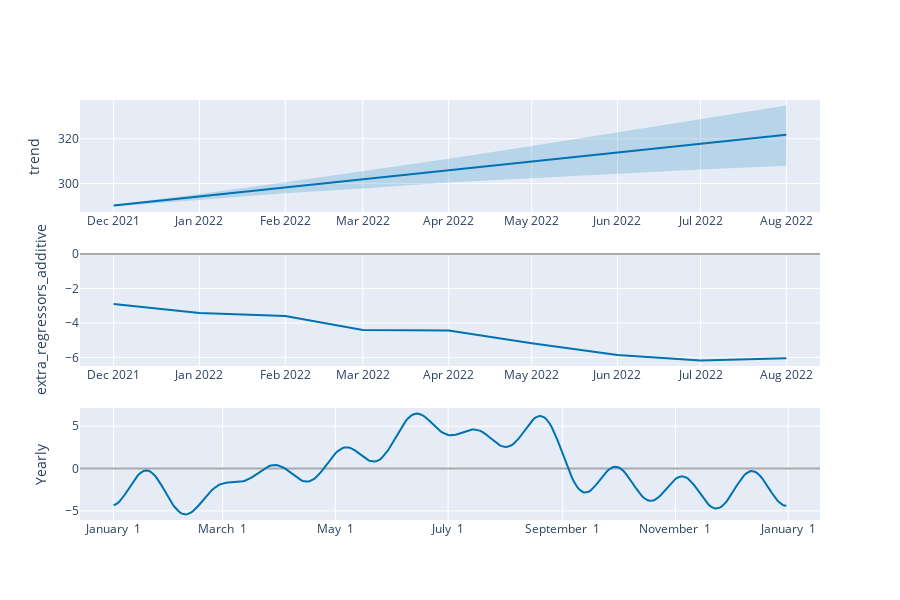

Notebook source saved alongside this figure:
### Code cell
# Plotting components against predicted data
plot_components_plotly(model_new, prediction)

### Figure 1 — Plotly figure (JSON) as saved in the notebook; plotly's stock layout.template omitted (floating-point values rounded to 4 significant figures; data arrays with more than 128 entries replaced by an {"elided": "..."} marker saying what was removed)
{"data": [{"line": {"color": "#0072B2", "width": 2}, "mode": "lines", "name": "trend", "type": "scatter", "x": ["2021-12-01T00:00:00", "2022-01-01T00:00:00", "2022-02-01T00:00:00", "2022-03-01T00:00:00", "2022-04-01T00:00:00", "2022-05-01T00:00:00", "2022-06-01T00:00:00", "2022-07-01T00:00:00", "2022-08-01T00:00:00"], "xaxis": "x", "y": [290.2, 294.2, 298.2, 301.9, 305.9, 309.8, 313.8, 317.7, 321.8], "yaxis": "y"}, {"line": {"color": "rgba(0, 114, 178, 0.2)", "width": 0}, "mode": "lines", "name": "trend_upper", "type": "scatter", "x": ["2021-12-01T00:00:00", "2022-01-01T00:00:00", "2022-02-01T00:00:00", "2022-03-01T00:00:00", "2022-04-01T00:00:00", "2022-05-01T00:00:00", "2022-06-01T00:00:00", "2022-07-01T00:00:00", "2022-08-01T00:00:00"], "xaxis": "x", "y": [290.5, 295.3, 300.6, 305.5, 311.1, 316.8, 322.9, 328.7, 334.8], "yaxis": "y"}, {"fill": "tonexty", "fillcolor": "rgba(0, 114, 178, 0.2)", "line": {"color": "rgba(0, 114, 178, 0.2)", "width": 0}, "mode": "lines", "name": "trend_lower", "type": "scatter", "x": ["2021-12-01T00:00:00", "2022-01-01T00:00:00", "2022-02-01T00:00:00", "2022-03-01T00:00:00", "2022-04-01T00:00:00", "2022-05-01T00:00:00", "2022-06-01T00:00:00", "2022-07-01T00:00:00", "2022-08-01T00:00:00"], "xaxis": "x", "y": [289.8, 292.9, 295.7, 297.8, 300.4, 302.4, 304.4, 306.2, 308.0], "yaxis": "y"}, {"line": {"color": "#0072B2", "width": 2}, "mode": "lines", "name": "extra_regressors_additive", "type": "scatter", "x": ["2021-12-01T00:00:00", "2022-01-01T00:00:00", "2022-02-01T00:00:00", "2022-03-01T00:00:00", "2022-04-01T00:00:00", "2022-05-01T00:00:00", "2022-06-01T00:00:00", "2022-07-01T00:00:00", "2022-08-01T00:00:00"], "xaxis": "x2", "y": [-2.906, -3.421, -3.601, -4.405, -4.442, -5.178, -5.865, -6.176, -6.057], "yaxis": "y2"}, {"line": {"color": "#0072B2", "width": 2}, "mode": "lines", "name": "Yearly", "type": "scatter", "x": {"elided": "365 str values"}, "xaxis": "x3", "y": {"elided": "365 float values"}, "yaxis": "y3"}], "layout": {"height": 600, "showlegend": false, "width": 900, "xaxis": {"anchor": "y", "domain": [0, 1], "range": ["2021-11-18T20:24:00", "2022-08-13T03:36:00"], "type": "date"}, "xaxis2": {"anchor": "y2", "domain": [0, 1], "range": ["2021-11-18T20:24:00", "2022-08-13T03:36:00"], "type": "date"}, "xaxis3": {"anchor": "y3", "domain": [0, 1], "range": ["2016-12-13T19:12:00", "2018-01-18T04:48:00"], "tickformat": "%B %e", "type": "date"}, "yaxis": {"anchor": "x", "domain": [0.7333, 1], "rangemode": "normal", "title": {"text": "trend"}, "zerolinecolor": "#AAA"}, "yaxis2": {"anchor": "x2", "domain": [0.3667, 0.6333], "rangemode": "tozero", "title": {"text": "extra_regressors_additive"}, "zerolinecolor": "#AAA"}, "yaxis3": {"anchor": "x3", "domain": [0, 0.2667], "title": {"text": "Yearly"}, "zerolinecolor": "#AAA"}}}
